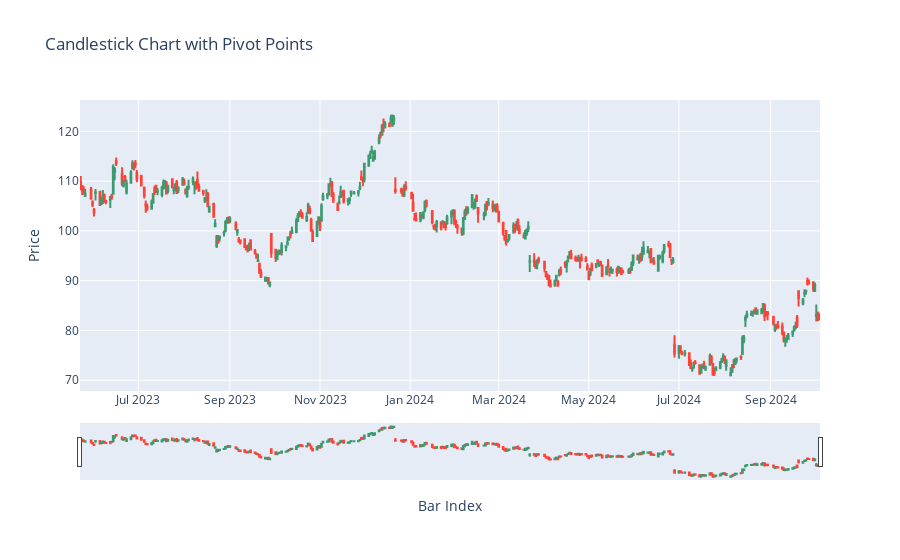

Source (notebook cell):
### Code cell
plot_pivot_map(df_price, df_pivot)

### Figure 1 — Plotly figure (JSON) as saved in the notebook; plotly's stock layout.template omitted (floating-point values rounded to 4 significant figures; data arrays with more than 128 entries replaced by an {"elided": "..."} marker saying what was removed)
{"data": [{"close": {"elided": "345 float values"}, "high": {"elided": "345 float values"}, "low": {"elided": "345 float values"}, "name": "Candlestick", "open": {"elided": "345 float values"}, "type": "candlestick", "x": {"elided": "345 str values"}}], "layout": {"legend": {"title": {"text": "Legend"}}, "title": {"text": "Candlestick Chart with Pivot Points"}, "xaxis": {"title": {"text": "Bar Index"}}, "yaxis": {"title": {"text": "Price"}}}}
